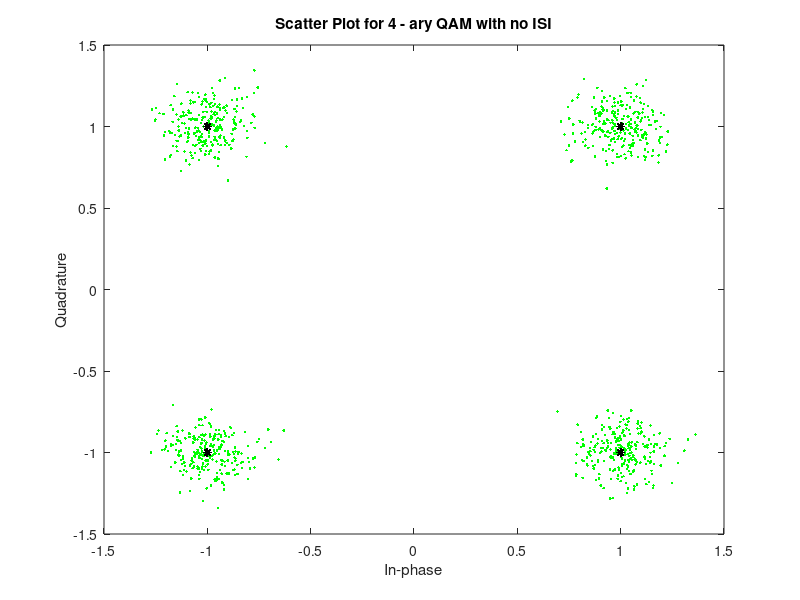
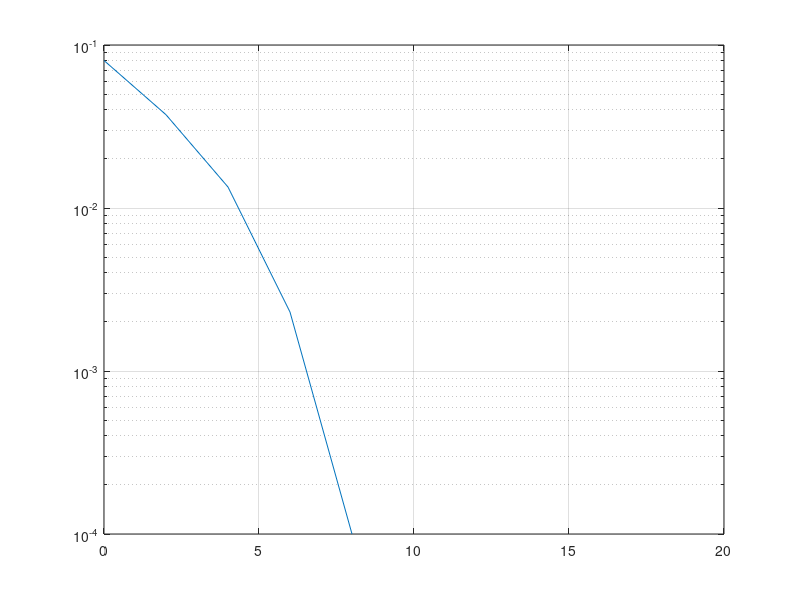

These charts were generated, in order, by the following MATLAB code: (Note: this script raises an error after producing the figures.)
%% ECE408 Wireless Communications
% Armaan Kohli
% Spring 2020
% Project 1
clear all;
close all;
clc;
%% Part 1: QAM Simulation w/ No Channel

numIter = 10; % The number of iterations of the monte-carlo simulation
nSym = 1000; % The number of symbols per packet
SNR_Vec = 0:2:16;
lenSNR = length(SNR_Vec);

M = [4, 16]; % The M-ary number

chan = 1; % No channel

% Create a vector to store the BER computed during each iteration
berVec = zeros(numIter, lenSNR);

% Run the simulation numIter amount of times for both 4-ary and 16-ary QAM
for m = M
    for ii = 1:numIter
        
        K = log2(m); % bits per symbol
        % Generating random bits to send
        bits = randi(2,[nSym*K, 1])-1; 
        
        % Reshape bits into K-tuples
        data = reshape(bits,length(bits)/K,K);   
        msg = bi2de(data);

        for jj = 1:lenSNR % One iteration of the simulation at each SNR

            tx = qammod(msg,m); % QAM modulate the signal

            txChan = tx; % Perfect channel - introduces no ISI

            % Convert from EbNo to SNR and add AWGN
            txNoisy = awgn(txChan,(10*log10(K) + SNR_Vec(jj)),'measured'); 
            
            rx = qamdemod(txNoisy,m); % Demodulate

            % Converting symbols back to bits
            rxMSG = de2bi(rx,K);
            rxMSG = rxMSG(:); 

            % Compute and store the BER for this iteration

            [~, berVec(ii,jj)] = biterr(bits, rxMSG);  
        end % End SNR iteration
    end % End numIter iteration
    
    % Generate plots for each M-ary scheme
    
    % Generate scatterplot
    title1 = sprintf("Scatter Plot for %d - ary QAM with no ISI",m);
    sPlotFig = scatterplot(txNoisy,1,0,'g.');
    hold on;
    figure;
    scatterplot(tx,1,0,'k*',sPlotFig)
    hold off;
    title(title1)

    % Compute and plot the mean BER
    ber = mean(berVec,1);
    figure;
    semilogy(SNR_Vec,ber)
    grid on;
    % Compute the theoretical BER for this scenario and graph waterfall 
    berTheory = berawgn(SNR_Vec, 'qam', m); % theoretical BER
    title2 = sprintf("BER Waterfall Curve for %d - ary QAM with no ISI",m);
    hold on;
    semilogy(SNR_Vec, berTheory)
    xlabel('SNR(dB)');  ylabel('BER');
    legend('BER','Theoretical BER','Location','southwest')
    hold off;
    title(title2)

end % End M-ary iteration

